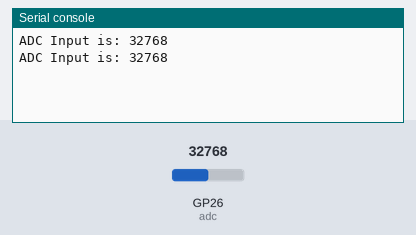
Recording of a program running on a simulated Raspberry Pi Pico running MicroPython. Parts: the last lines printed to the serial console. Inputs (shaded band) come from the test bench; at power-on: GP26 (adc) = 32768 (analog values on the 0–65535 scale).

Above: at 1.2 s.
1.3 s: GP26 (adc) set to 45874
At 1.81 s:
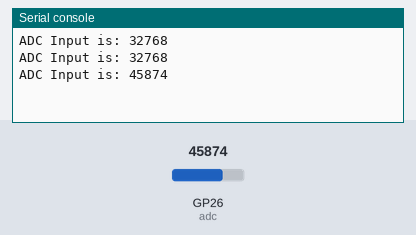
2.8 s: GP26 (adc) set to 57670
At 2.81 s:
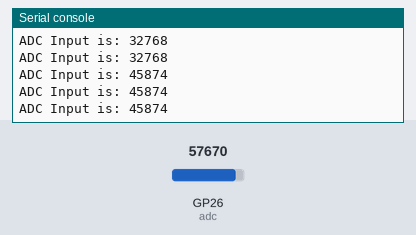
Timing chart, 0 to 5.8 s (numbered marks = the images above; inputs shaded):
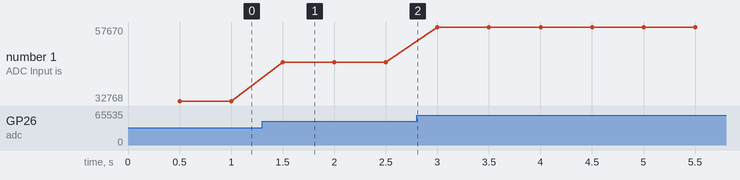

Measured:
- after the input at 1.3 s, the serial console: prints a new line after 0.20 s (image 1)
- plotted number 1: 32768 → 45874 after the input at 1.3 s, 45874 → 57670 after the input at 2.8 s

The program:

Ex02-ADC.py
```python
from machine import ADC, Timer

adc = ADC('GP26')                            # Setup ADC0

def readADC(timer):
   print(f"ADC Input is: {adc.read_u16()}")  # Read and print ADC input

tmr = Timer(period=500, callback=readADC)
```
